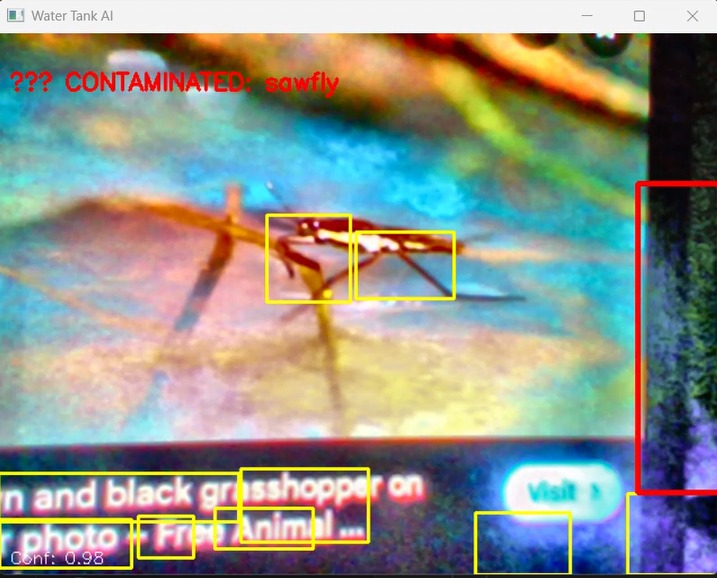
#> input picture WhatsApp Image 2026-03-07 at 11.42.13 PM.jpeg, 717 x 578 px
$ python -i live_detect.py   (imports and definitions only)   (older library calls are emulated)
#> lines starting #> are read from the running program, lines starting #| are printed output that depends on the picture
#> further down, picture is the input picture: shape (578, 717, 3); mean B, G, R 139.4, 147.7, 143
import cv2
import numpy as np
import onnxruntime as ort
import time

# ==============================
# CONFIGURATION
# ==============================
INPUT_WIDTH = 160
INPUT_HEIGHT = 160
INPUT_HEIGHT = 160
INPUT_HEIGHT = 160
INPUT_HEIGHT = 160
CONFIDENCE_THRESHOLD = 0.85 # Stricter to reduce false positives
CONFIRM_FRAMES = 10 # Wait longer confirm detection (approx 0.5s)
VARIANCE_THRESHOLD = 300 # Increased to filter more water noise

MEAN = np.array([0.485, 0.456, 0.406], dtype=np.float32)
STD = np.array([0.229, 0.224, 0.225], dtype=np.float32)

CLASS_NAMES = [
    "aphids", "armyworm", "beetle", "bollworm", "clean_water",
    "frog", "grasshopper", "mites", "mosquito",
    "sawfly", "stem_borer"
]

# ==============================
# PREPROCESSING (Water Optimized)
# ==============================
# [8 lines left out: function preprocess, not called in this run]

# ==============================
# WATER ENHANCEMENT
# ==============================
def enhance_water_image(frame):
    # Reduce noise
    frame = cv2.GaussianBlur(frame, (5, 5), 0)

    # Improve contrast (CLAHE)
    lab = cv2.cvtColor(frame, cv2.COLOR_BGR2LAB)
#> lab: shape (578, 717, 3); mean of channels 0, 1, 2 155.7, 129.1, 133
    l, a, b = cv2.split(lab)
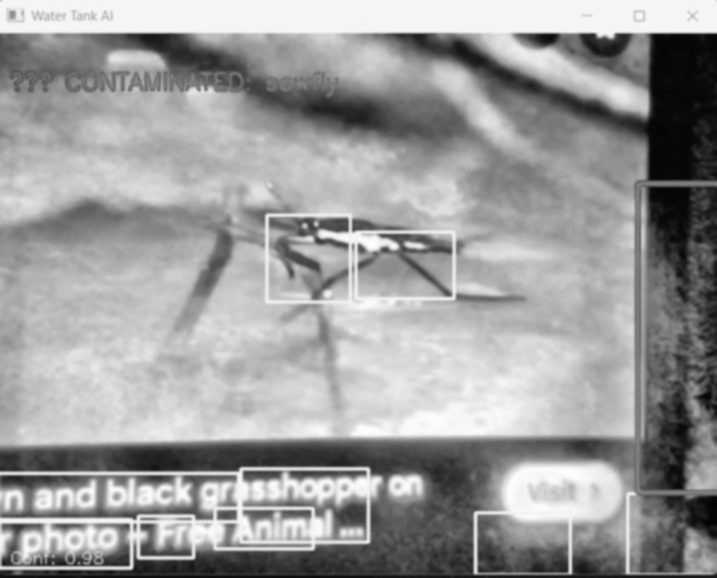
#> l: shape (578, 717); min 2, max 254, mean 155.7
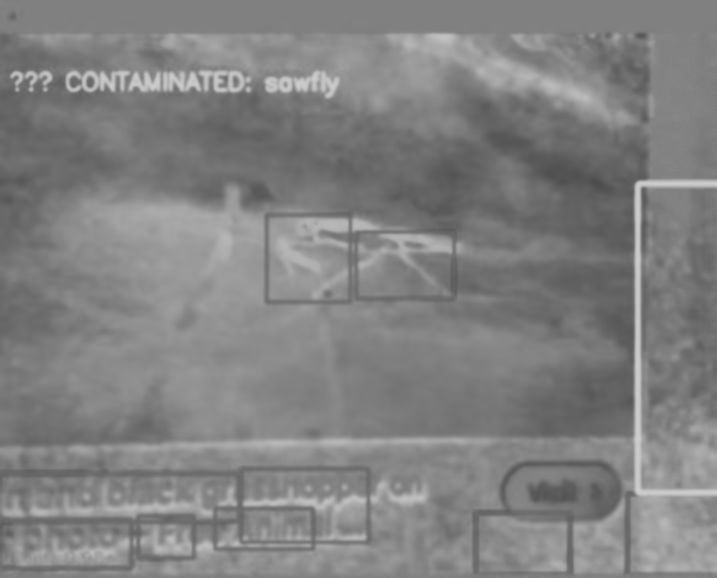
#> a: shape (578, 717); min 76, max 206, mean 129.1
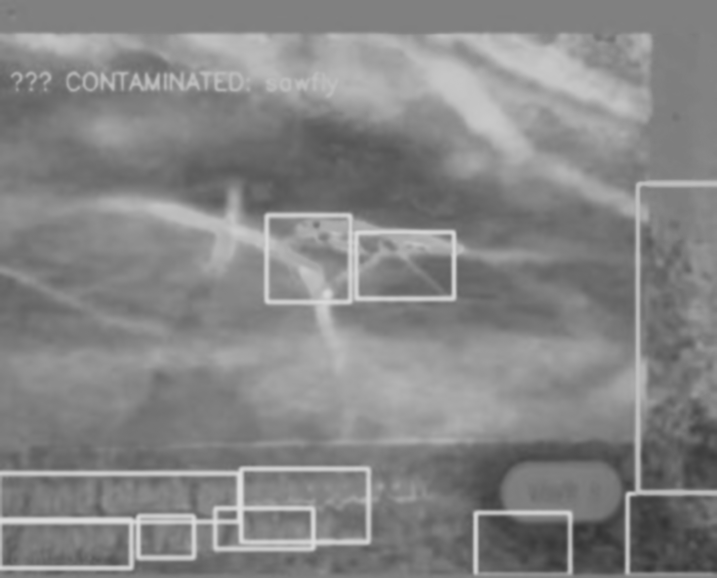
#> b: shape (578, 717); min 51, max 221, mean 133
    clahe = cv2.createCLAHE(clipLimit=3.0, tileGridSize=(8, 8))
    l = clahe.apply(l)
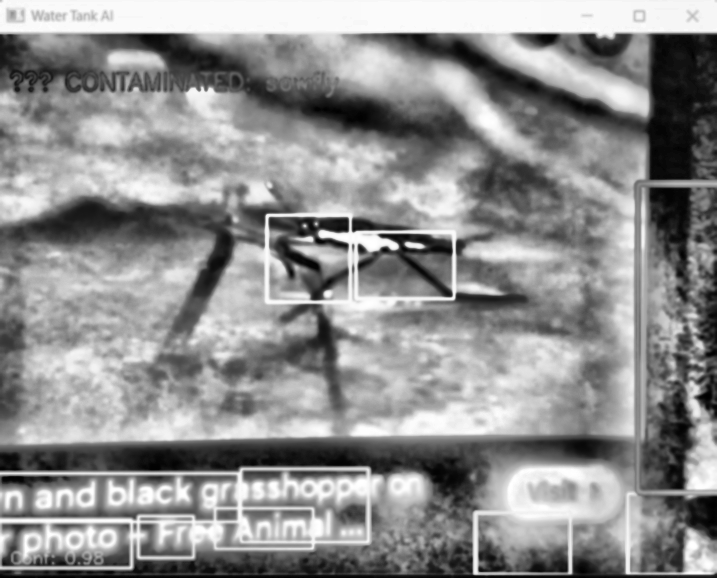
#> l: shape (578, 717); min 0, max 255, mean 142.9
    lab = cv2.merge((l, a, b))
#> lab: shape (578, 717, 3); mean of channels 0, 1, 2 142.9, 129.1, 133
    frame = cv2.cvtColor(lab, cv2.COLOR_LAB2BGR)
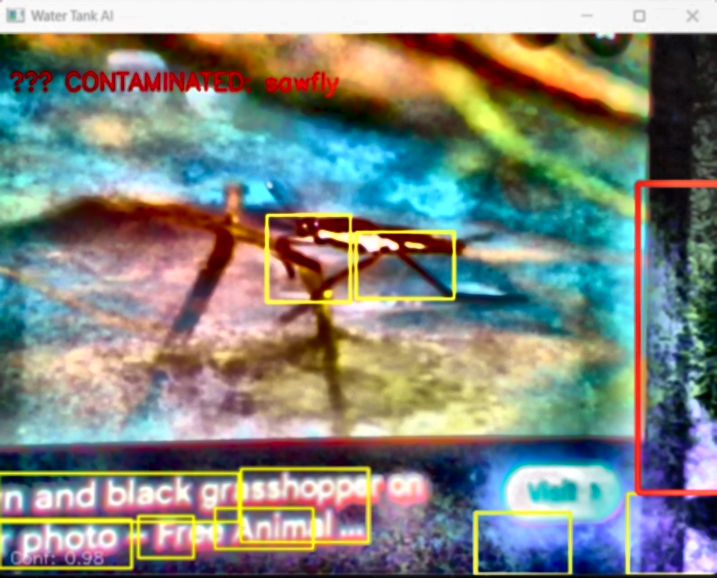
#> frame: shape (578, 717, 3); mean B, G, R 127.5, 135.4, 129.6

    return frame

# ==============================
# MAIN
# ==============================
# [150 lines left out: function main, not called in this run]


# [2 lines not run here, left out]

>>> import cv2
>>> picture = cv2.imread('WhatsApp Image 2026-03-07 at 11.42.13 PM.jpeg')
>>> result = enhance_water_image(picture)

$ run again, on WhatsApp Image 2026-03-07 at 11.43.18 PM.jpeg
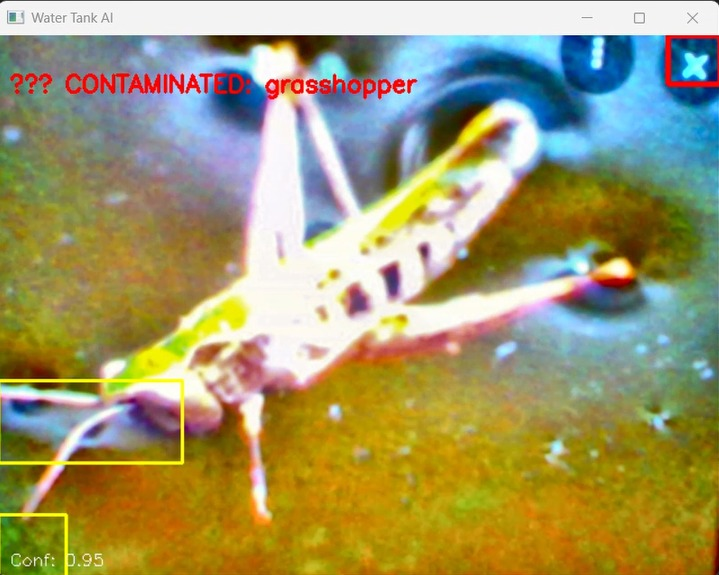
#> input picture WhatsApp Image 2026-03-07 at 11.43.18 PM.jpeg, 719 x 575 px
#> picture is the input picture: shape (575, 719, 3); mean B, G, R 106.5, 151.9, 159
#> in enhance_water_image, `l = clahe.apply(l)`:
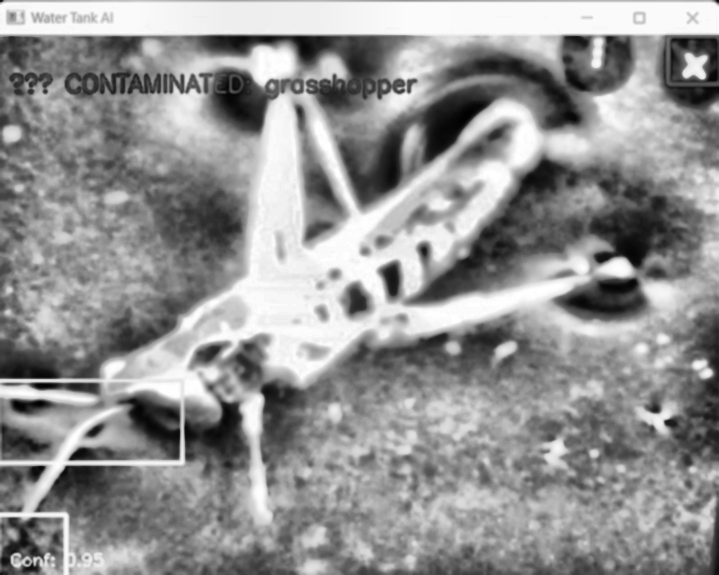
#> l: shape (575, 719); min 0, max 255, mean 146.9
#> in enhance_water_image, `frame = cv2.cvtColor(lab, cv2.COLOR_LAB2BGR)`:
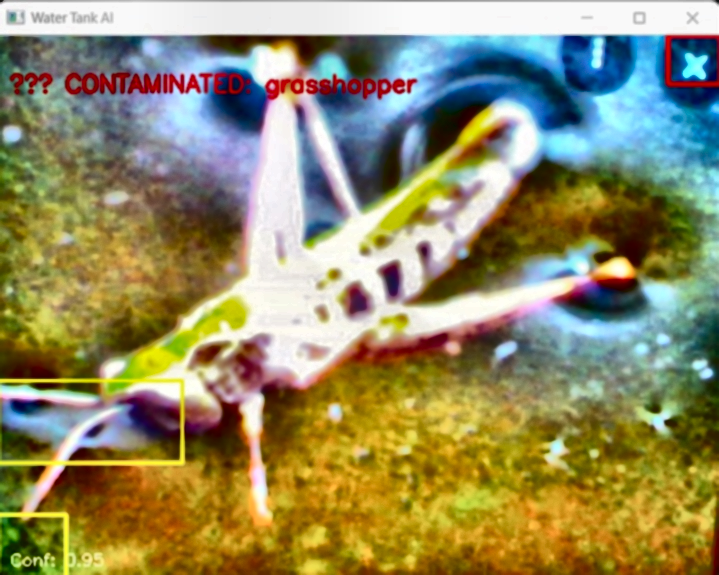
#> frame: shape (575, 719, 3); mean B, G, R 99.1, 139.1, 145.3

$ run again, on WhatsApp Image 2026-03-07 at 11.45.20 PM.jpeg
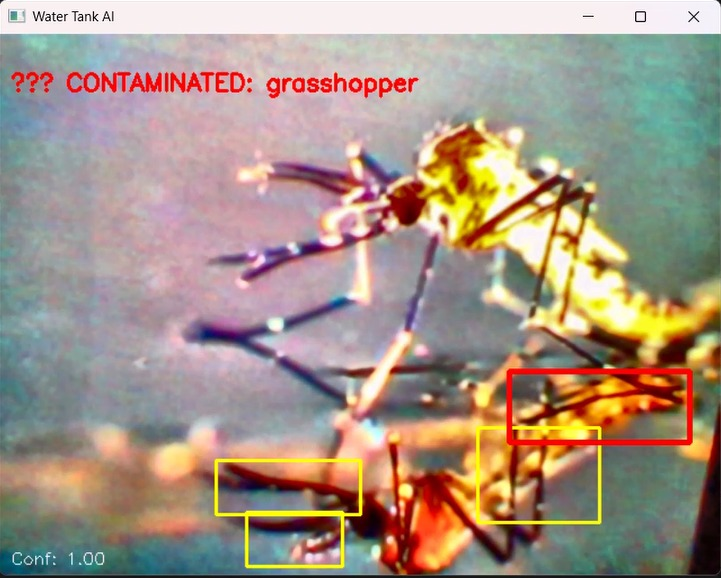
#> input picture WhatsApp Image 2026-03-07 at 11.45.20 PM.jpeg, 721 x 578 px
#> picture is the input picture: shape (578, 721, 3); mean B, G, R 134.2, 148.3, 165.7
#> in enhance_water_image, `l = clahe.apply(l)`:
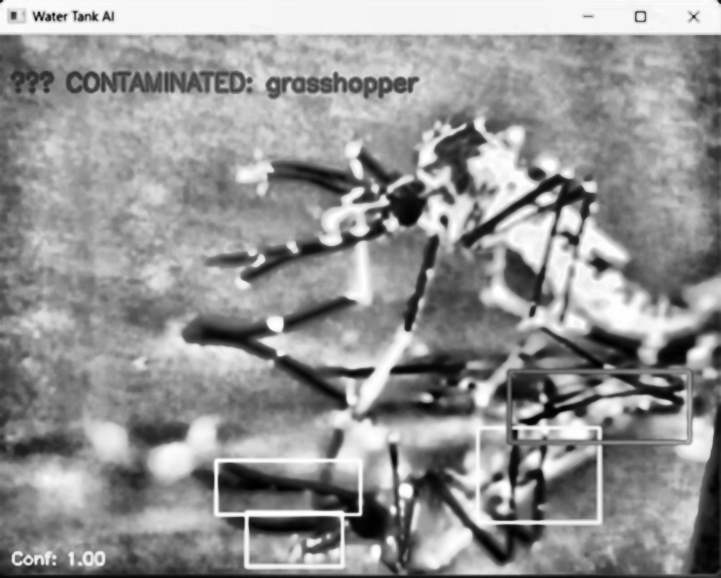
#> l: shape (578, 721); min 0, max 255, mean 147.9
#> in enhance_water_image, `frame = cv2.cvtColor(lab, cv2.COLOR_LAB2BGR)`:
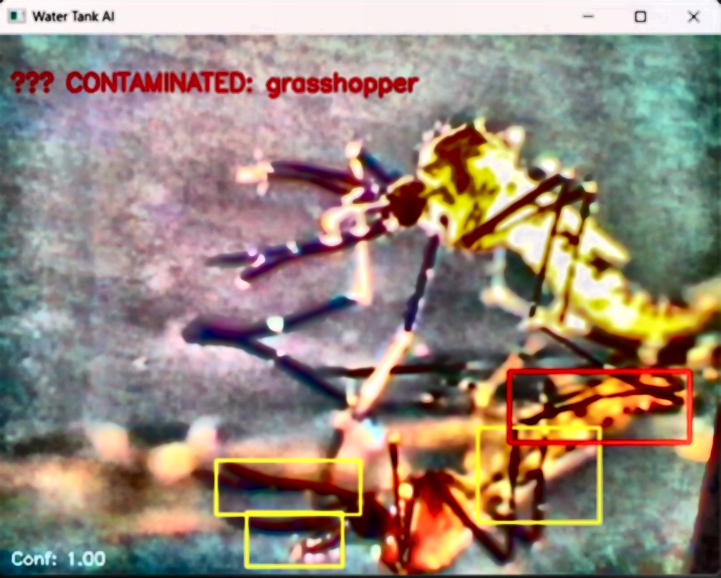
#> frame: shape (578, 721, 3); mean B, G, R 123.4, 136.7, 152.3

$ run again, on WhatsApp Image 2026-03-07 at 11.48.53 PM.jpeg
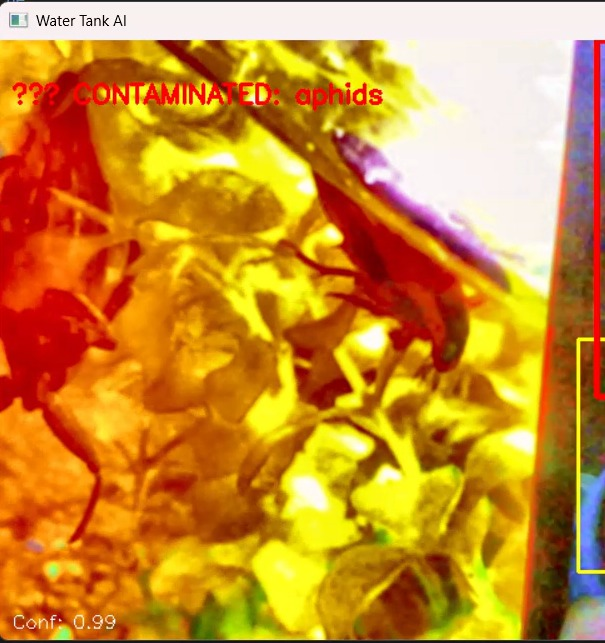
#> input picture WhatsApp Image 2026-03-07 at 11.48.53 PM.jpeg, 605 x 643 px
#> picture is the input picture: shape (643, 605, 3); mean B, G, R 49.2, 140.4, 204.5
#> in enhance_water_image, `l = clahe.apply(l)`:
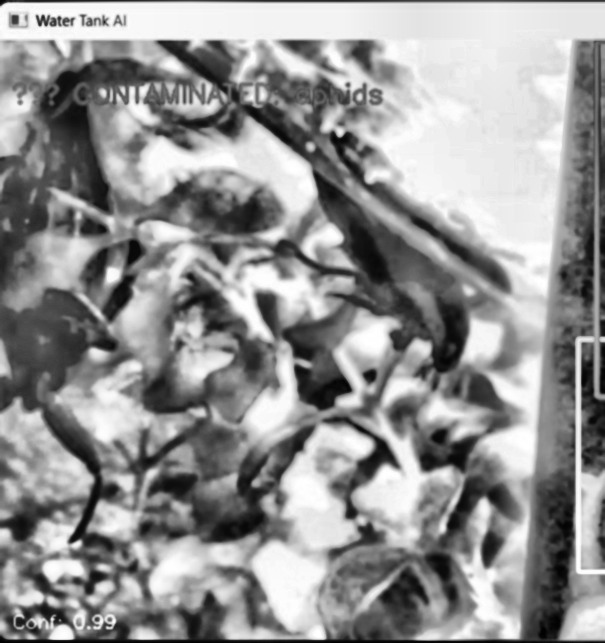
#> l: shape (643, 605); min 1, max 255, mean 147.6
#> in enhance_water_image, `frame = cv2.cvtColor(lab, cv2.COLOR_LAB2BGR)`:
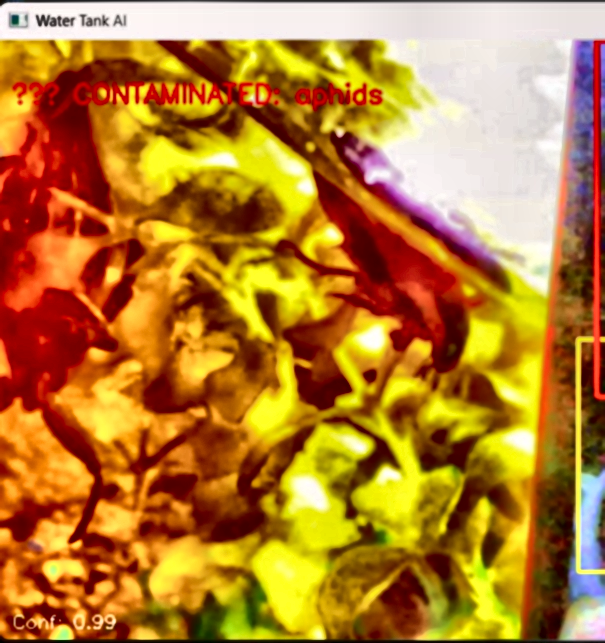
#> frame: shape (643, 605, 3); mean B, G, R 48.9, 125.7, 182.7
